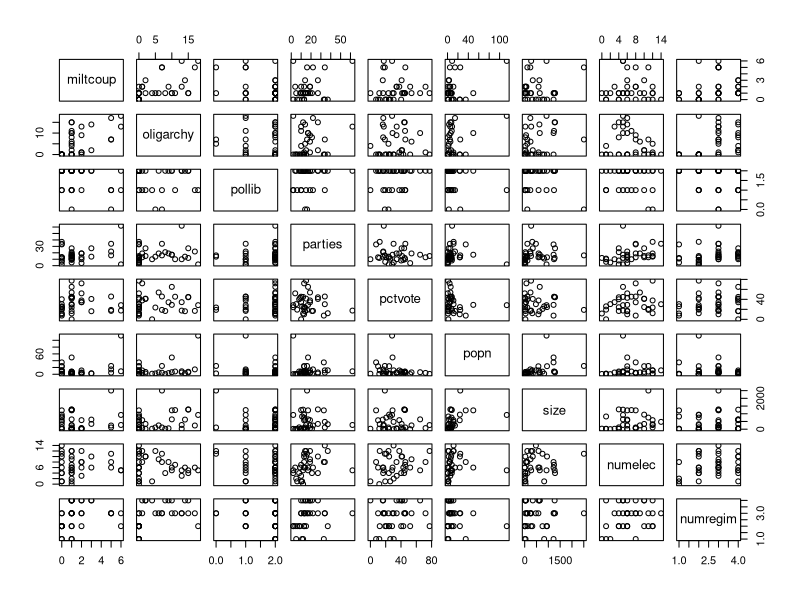
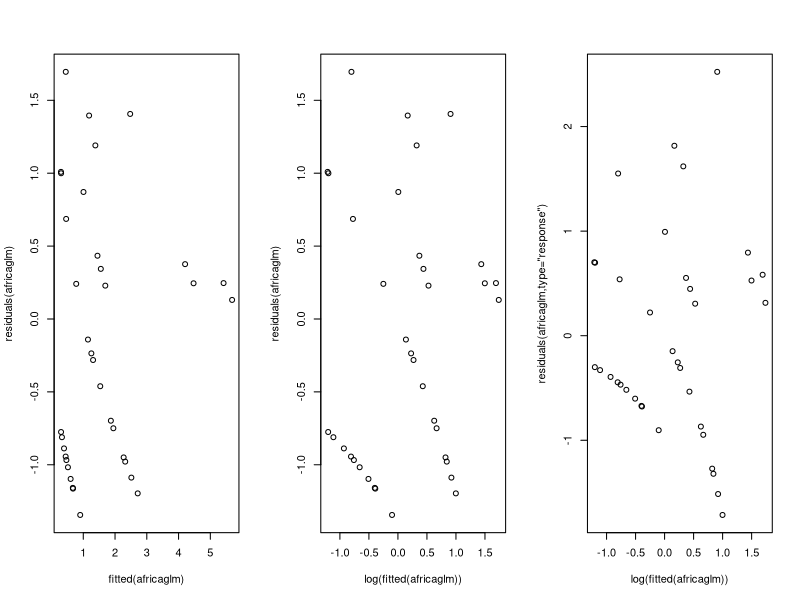
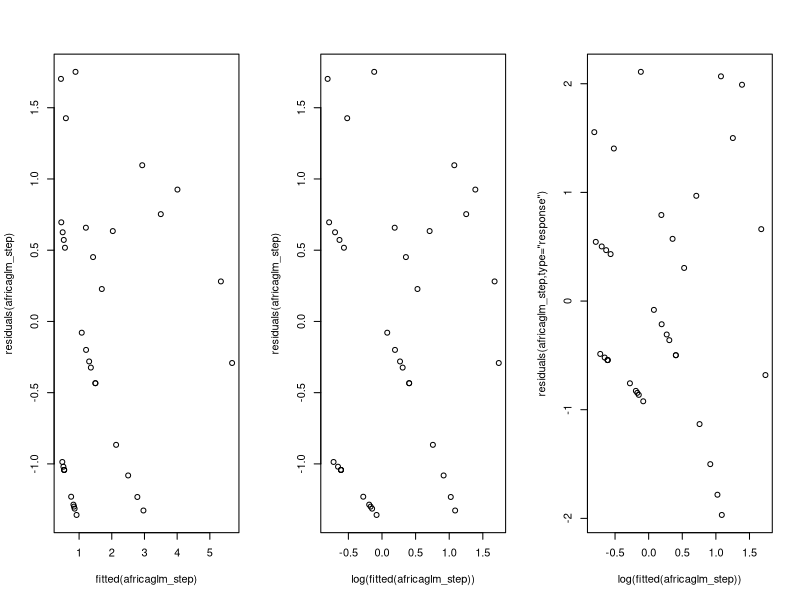

Write R code to recreate these figures, in order.
africa = read.table("africa.txt",header=TRUE)
pairs(africa)
africaglm=glm(miltcoup~oligarchy+pollib+parties+pctvote+popn+size+numelec+numregim
              ,family=poisson,data=africa)
summary(africaglm)
par(mfrow=c(1,3))
plot(fitted(africaglm),residuals(africaglm)
     ,xlab="fitted(africaglm)",ylab="residuals(africaglm)")
plot(log(fitted(africaglm)),residuals(africaglm)
     ,xlab="log(fitted(africaglm))",ylab="residuals(africaglm)")
plot(log(fitted(africaglm)),residuals(africaglm,type="response")
     ,xlab="log(fitted(africaglm))",ylab="residuals(africaglm,type=\"response\")")

africaglm_step=glm(miltcoup~oligarchy+pollib+parties,family=poisson,data=africa)
summary(africaglm_step)

plot(fitted(africaglm_step),residuals(africaglm_step)
     ,xlab="fitted(africaglm_step)",ylab="residuals(africaglm_step)")
plot(log(fitted(africaglm_step)),residuals(africaglm_step)
     ,xlab="log(fitted(africaglm_step))",ylab="residuals(africaglm_step)")
plot(log(fitted(africaglm_step)),residuals(africaglm_step,type="response")
     ,xlab="log(fitted(africaglm_step))",ylab="residuals(africaglm_step,type=\"response\")")

# 
# confint(africaglm)
# coef(africaglm)
# 
# plot(fitted(africaglm),residuals(africaglm))
# plot(log(fitted(africaglm)),residuals(africaglm))
# plot(log(fitted(africaglm)),residuals(africaglm,type="response"))
# 
# # hist(rpois(100,20))
# # par(mfrow=c(2,2))
# # plot(table(rpois(100,1)), type = "h", col = "black", lwd=10,main="rpois(100,lambda=1)")
# # plot(table(rpois(100,4)), type = "h", col = "black", lwd=10,main="rpois(100,lambda=4)")
# # plot(table(rpois(100,10)), type = "h", col = "black", lwd=10,main="rpois(100,lambda=10)")
# # plot(table(rpois(100,20)), type = "h", col = "black", lwd=10,main="rpois(100,lambda=20)")
# # 
# # par(mfrow=c(2,2))
# # plot(table(rpois(10,10)), type = "h", col = "black", lwd=10,main="rpois(10,lambda=10)")
# # plot(table(rpois(50,10)), type = "h", col = "black", lwd=10,main="rpois(50,lambda=10)")
# # plot(table(rpois(100,10)), type = "h", col = "black", lwd=10,main="rpois(100,lambda=10)")
# # plot(table(rpois(1000,10)), type = "h", col = "black", lwd=10,main="rpois(1000,lambda=10)")

